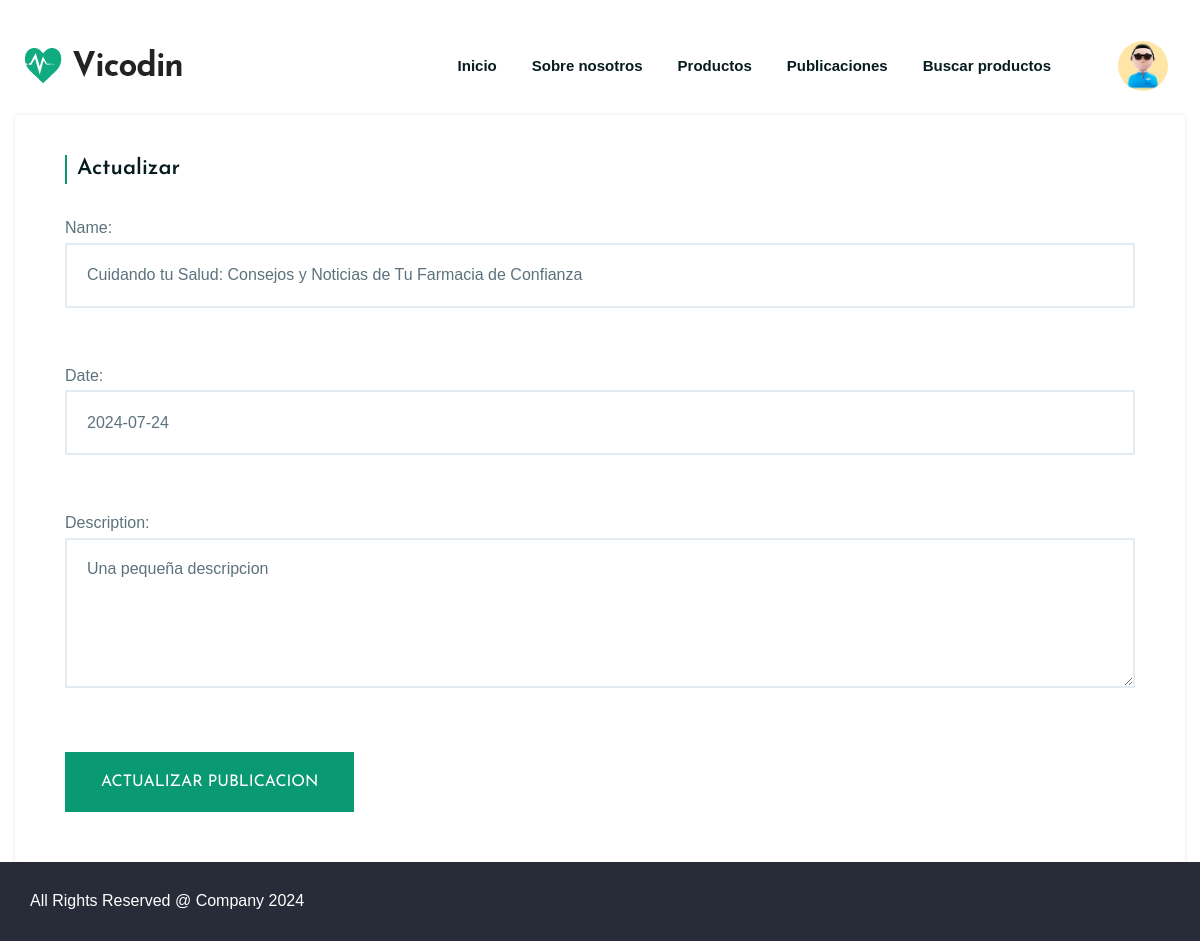
Screenshot of /publicacion-update/4/ (signed in) with the database file from the repository.
### users/models.py (models this page shows, shortened)
class Imagen(models.Model):
    user = models.OneToOneField(User, on_delete=models.CASCADE)
    imagen = models.ImageField(upload_to='imagenes', null=True, blank = True)

### Vicodin/models.py (models this page shows, shortened)
class Blog(models.Model):
    name = models.CharField(max_length=100)
    description = models.TextField()
    body = models.TextField(default='')
    author = models.ForeignKey(User, on_delete=models.CASCADE,default=1)
    date = models.DateField()
    image = models.ImageField(upload_to='blog_images/', null=True, blank=True)

### Vicodin/views.py (the view)
# urls.py: path('publicacion-update/<int:pk>/', views.PublicacionUpdateView.as_view(), name="PublicacionUpdate"),
class PublicacionUpdateView(LoginRequiredMixin, UpdateView):
    model = Blog
    success_url = reverse_lazy("PublicacionList")
    login_url = '/accounts/login/'
    fields = ["name", "date", "description"]
    template_name = "Vicodin/vbc/publicacion_update.html"

### Vicodin/templates/Vicodin/vbc/publicacion_update.html (shortened to what this page needs)
{% extends 'Vicodin/base.html' %}
{% load static %}
{% block main %}
<form method="post">
    <div class="ltn__contact-message-area mb-120 mb--100">
        <div class="container">
            <div class="row">
                <div class="col-lg-12">
                    <div class="ltn__form-box contact-form-box box-shadow white-bg">
                        <h4 class="title-2">Actualizar</h4>
                        {{ form.as_p }}
                        <button class="btn theme-btn-1 btn-effect-1 text-uppercase" type="submit">Actualizar
                            Publicacion</button>
                    </div>
                </div>
            </div>
        </div>
</form>
{% endblock main %}

### Vicodin/templates/Vicodin/base.html (shortened to what this page needs)
<!doctype html>
<html class="no-js" lang="en">
<head>
    {% load static %}
    <link rel="stylesheet" href="{% static 'Vicodin/css/font-icons.css'%}">
    <link rel="stylesheet" href="{% static 'Vicodin/css/plugins.css'%}">
    <link rel="stylesheet" href="{% static 'Vicodin/css/style.css' %}">
    <link rel="stylesheet" href="{% static 'Vicodin/css/responsive.css'%}">
</head>
<body>
    <div class="body-wrapper">
        <header
            class="ltn__header-area ltn__header-5 ltn__header-logo-and-mobile-menu-in-mobile--- ltn__header-logo-and-mobile-menu--- ltn__header-transparent gradient-color-4---">
            <div
                class="ltn__header-middle-area ltn__logo-right-menu-option ltn__header-row-bg-white ltn__header-padding ltn__header-sticky ltn__sticky-bg-white">
                <div class="container">
                    <div class="row">
                        <div class="col">
                            <div class="site-logo-wrap">
                                <div class="site-logo">
                                    <a href="{% url 'Inicio' %}"><img src="{% static 'Vicodin/assets/img/logo.png' %}"
                                            alt="Logo"></a>
                                </div>
                            </div>
                        </div>
                        <div class="col header-menu-column menu-color-white---">
                            <div class="header-menu d-none d-xl-block">
                                <nav>
                                    <div class="ltn__main-menu">
                                        <ul>
                                            <li><a href="{% url 'Inicio' %}">Inicio</a></li>
                                            <li><a href="{% url 'SobreNosotros' %}">Sobre nosotros</a></li>
                                            <li><a href="{% url 'ProductoList' %}">Productos</a></li>
                                            {% if request.user.is_authenticated %}
                                                <li><a href="{% url 'PublicacionList' %}">Publicaciones</a></li>
                                            {% endif %}
                                            <li><a href="{% url 'BuscarProducto' %}">Buscar productos</a></li>
                                        </ul>
                                    </div>
                                </nav>
                            </div>
                        </div>
                        <div class="col--- ltn__header-options ltn__header-options-2 mb-sm-20">
                            <div class="ltn__drop-menu user-menu">
                                <ul>
                                    {% if request.user.is_authenticated %}
                                        <li>
                                            {% if request.user.imagen.imagen.url%}
                                                <img src="{{request.user.imagen.imagen.url}}" class="avatar" alt="Avatar del usuario">
                                            {% else %}
                                                <img src="{% static 'Vicodin/assets/img/default-avatar.png' %}" class="avatar icon-user" alt="Avatar del usuario">
                                            {% endif %}
                                        </li>
                                    {% endif %}
                                </ul>
                            </div>
                        </div>
                    </div>
                </div>
            </div>
        </header>
        <br><br><br><br>
        {% block main %}
        {% endblock main %}
        <footer class="ltn__footer-area  ">
            <div class="ltn__copyright-area ltn__copyright-2 section-bg-7  plr--5">
                <div class="container-fluid ltn__border-top-2">
                    <div class="row">
                        <div class="col-md-6 col-12">
                            <div class="ltn__copyright-design clearfix">
                                <p>All Rights Reserved @ Company <span class="current-year"></span></p>
                            </div>
                        </div>
                    </div>
                </div>
            </div>
        </footer>
    </div>
</body>
</html>

### Vicodin/static/Vicodin/css/responsive.css (style rules this page uses)
@media (min-width: 1200px) { .container { max-width: 1200px; } }

### rows the page displays
Blog: name "Cuidando tu Salud: Consejos y Noticias de Tu Farmacia de Confianza", date "2024-07-24", description "Una pequeña descripcion"
